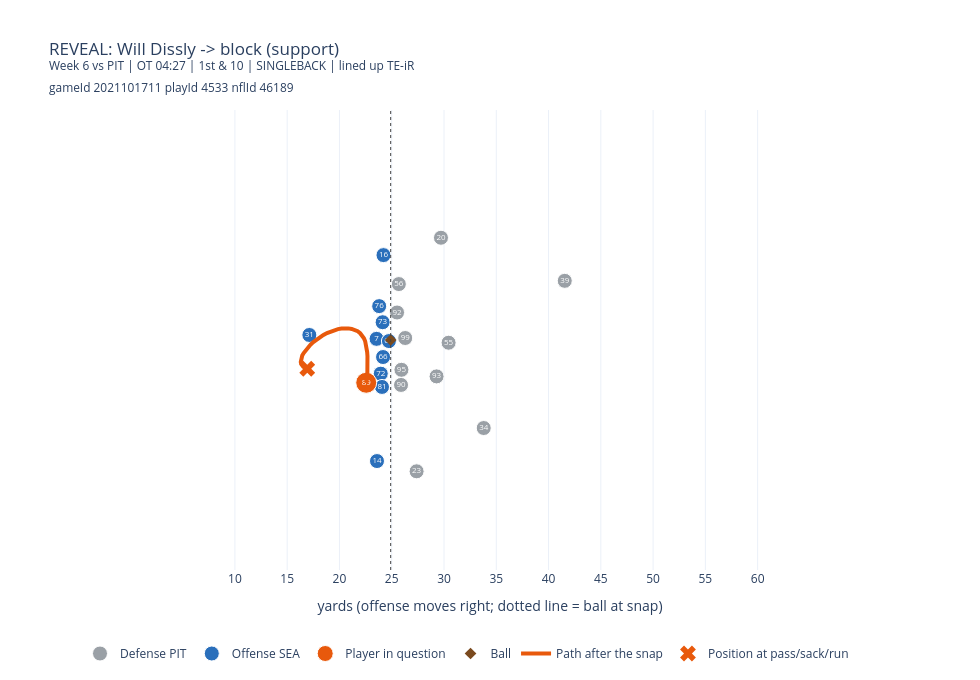

Notebook cell for this chart:
### Markdown cell above
### Reveal

### Code cell
if confirm is not None:
    show_play(confirm, "later_play", reveal=True)

### Figure 1 — Plotly figure (JSON) as saved in the notebook; plotly's stock layout.template omitted (floating-point values rounded to 4 significant figures)
{"data": [{"hoverinfo": "text", "hovertext": ["Joe Haden (CB), lined up LCB", "Joe Schobert (ILB), lined up LLB", "T.J. Watt (OLB), lined up LOLB", "Chris Wormley (DE), lined up LE", "Cameron Sutton (CB), lined up RCB", "Minkah Fitzpatrick (SS), lined up FSR", "Terrell Edmunds (SS), lined up SSL", "Henry Mondeaux (DE), lined up NT", "Devin Bush (ILB), lined up MLB", "Alex Highsmith (OLB), lined up ROLB", "Isaiahh Loudermilk (DE), lined up RE"], "marker": {"color": "#9aa0a6", "line": {"color": "white", "width": 1}, "size": 15}, "mode": "markers+text", "name": "Defense PIT", "text": ["23", "93", "90", "95", "20", "39", "34", "99", "55", "56", "92"], "textfont": {"color": "white", "size": 8}, "type": "scatter", "x": [27.38, 29.29, 25.89, 25.93, 29.71, 41.55, 33.8, 26.29, 30.44, 25.68, 25.51], "y": [17.22, 26.3, 25.48, 26.93, 39.56, 35.44, 21.36, 29.97, 29.52, 35.13, 32.41]}, {"hoverinfo": "text", "hovertext": ["Duane Brown (T), lined up LT", "Geno Smith (QB), lined up QB", "Gabe Jackson (G), lined up RG", "Tyler Lockett (WR), lined up LWR", "Brandon Shell (T), lined up RT", "Gerald Everett (TE), lined up TE-oR", "Kyle Fuller (G), lined up C", "Jamarco Jones (T), lined up LG", "DK Metcalf (WR), lined up RWR", "DeeJay Dallas (RB), lined up HB"], "marker": {"color": "#2a6fbb", "line": {"color": "white", "width": 1}, "size": 15}, "mode": "markers+text", "name": "Offense SEA", "text": ["76", "7", "66", "16", "72", "81", "61", "73", "14", "31"], "textfont": {"color": "white", "size": 8}, "type": "scatter", "x": [23.8, 23.55, 24.17, 24.21, 23.95, 24.07, 24.73, 24.13, 23.59, 17.12], "y": [33.02, 29.89, 28.15, 37.9, 26.56, 25.29, 29.68, 31.48, 18.2, 30.26]}, {"hoverinfo": "text", "hovertext": ["Will Dissly (TE), lined up TE-iR"], "marker": {"color": "#e8590c", "line": {"color": "white", "width": 1}, "size": 21}, "mode": "markers+text", "name": "Player in question", "text": ["89"], "textfont": {"color": "white", "size": 8}, "type": "scatter", "x": [22.56], "y": [25.69]}, {"hoverinfo": "name", "marker": {"color": "#7a4a1e", "size": 9, "symbol": "diamond"}, "mode": "markers", "name": "Ball", "type": "scatter", "x": [24.9], "y": [29.78]}, {"hoverinfo": "skip", "line": {"color": "#e8590c", "width": 4}, "mode": "lines", "name": "Path after the snap", "type": "scatter", "x": [22.56, 22.56, 22.56, 22.57, 22.59, 22.62, 22.64, 22.67, 22.69, 22.7, 22.69, 22.68, 22.65, 22.61, 22.55, 22.46, 22.34, 22.17, 21.98, 21.74, 21.47, 21.17, 20.86, 20.54, 20.2, 19.86, 19.52, 19.16, 18.81, 18.47, 18.13, 17.8, 17.5, 17.22, 16.97, 16.75, 16.58, 16.44, 16.36, 16.31, 16.3, 16.34, 16.41, 16.54, 16.71, 16.92], "y": [25.69, 25.71, 25.74, 25.78, 25.92, 26.14, 26.41, 26.73, 27.09, 27.47, 27.85, 28.24, 28.62, 28.98, 29.33, 29.66, 29.95, 30.21, 30.43, 30.62, 30.76, 30.84, 30.89, 30.9, 30.87, 30.82, 30.72, 30.6, 30.45, 30.26, 30.05, 29.82, 29.58, 29.32, 29.06, 28.8, 28.53, 28.29, 28.06, 27.86, 27.67, 27.5, 27.34, 27.22, 27.11, 27.03]}, {"hoverinfo": "name", "marker": {"color": "#e8590c", "size": 14, "symbol": "x"}, "mode": "markers", "name": "Position at pass/sack/run", "type": "scatter", "x": [16.92], "y": [27.03]}], "layout": {"height": 680, "legend": {"orientation": "h", "y": -0.15}, "margin": {"t": 110}, "shapes": [{"line": {"color": "#444444", "dash": "dot", "width": 1}, "type": "line", "x0": 24.9, "x1": 24.9, "y0": 7.783, "y1": 51.78}], "title": {"text": "REVEAL: Will Dissly -> block (support)<br><sup>Week 6 vs PIT | OT 04:27 | 1st & 10 | SINGLEBACK | lined up TE-iR</sup><br><sup>gameId 2021101711 playId 4533 nflId 46189</sup>"}, "width": 980, "xaxis": {"constrain": "domain", "dtick": 5, "range": [6.9, 61.9], "showgrid": true, "title": {"text": "yards (offense moves right; dotted line = ball at snap)"}, "zeroline": false}, "yaxis": {"constrain": "domain", "range": [7.783, 51.78], "scaleanchor": "x", "scaleratio": 1, "showgrid": false, "showticklabels": false, "title": {"text": ""}, "zeroline": false}}}
